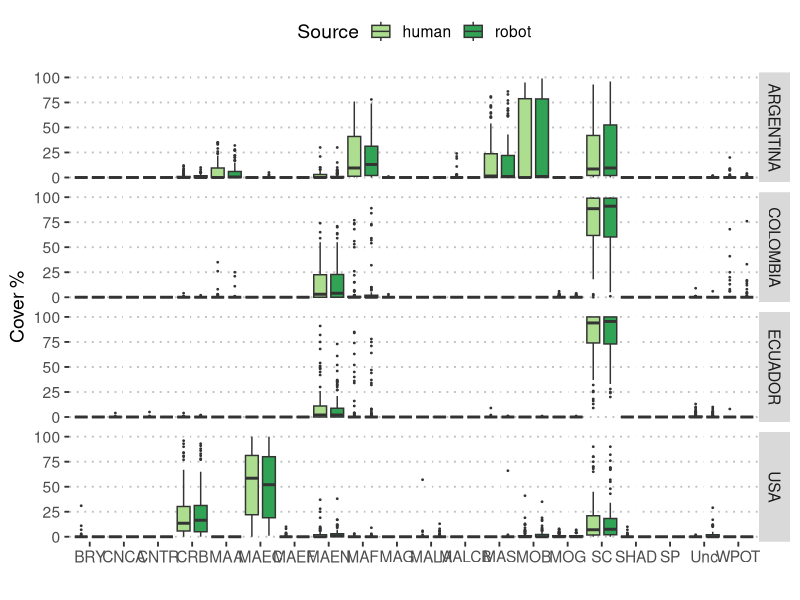
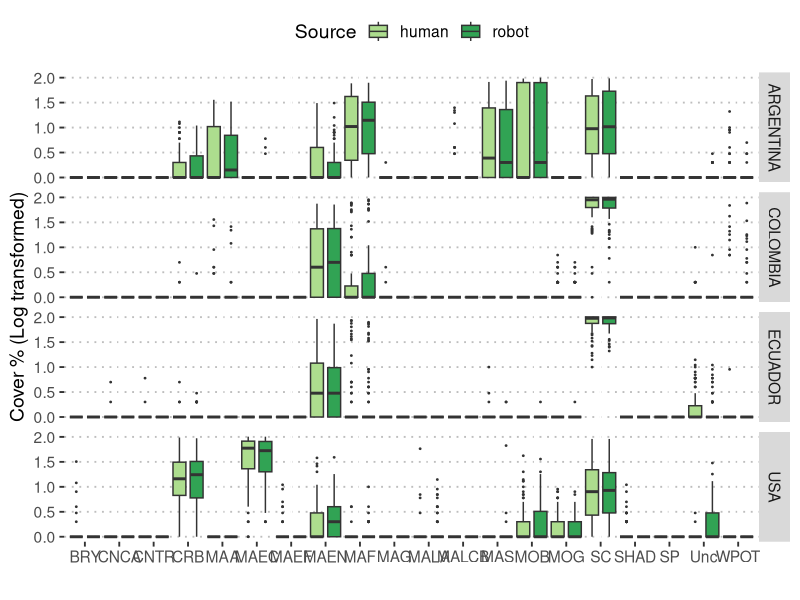
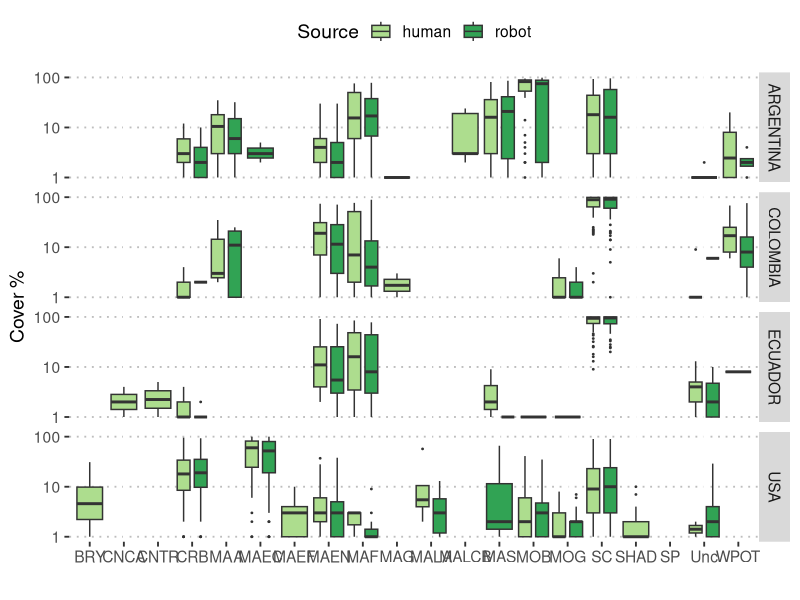
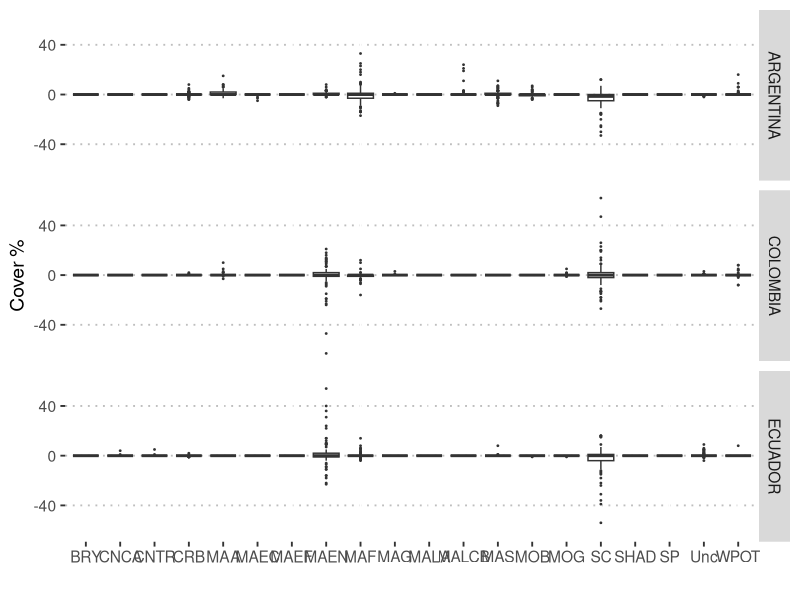
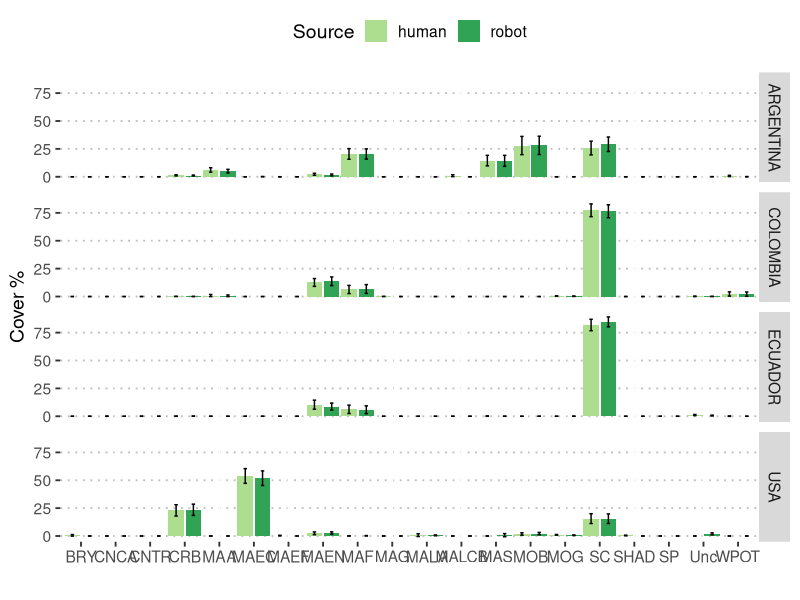
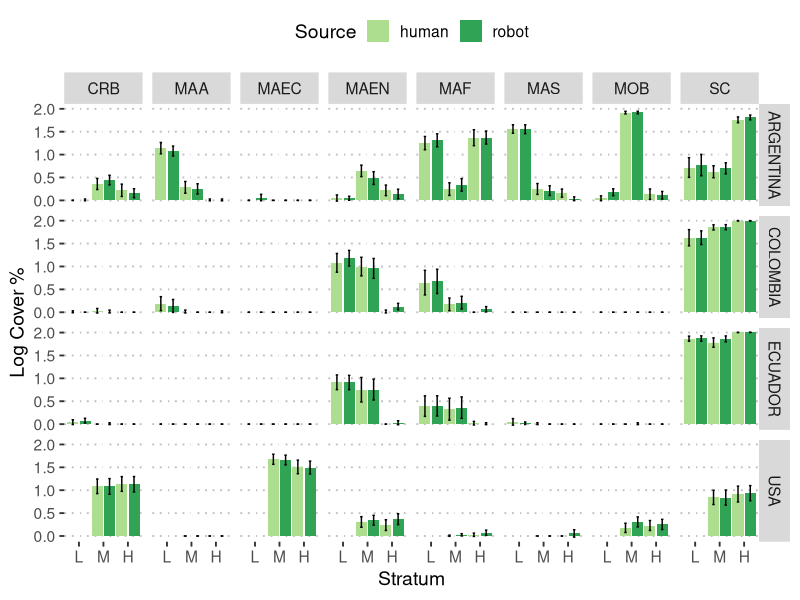
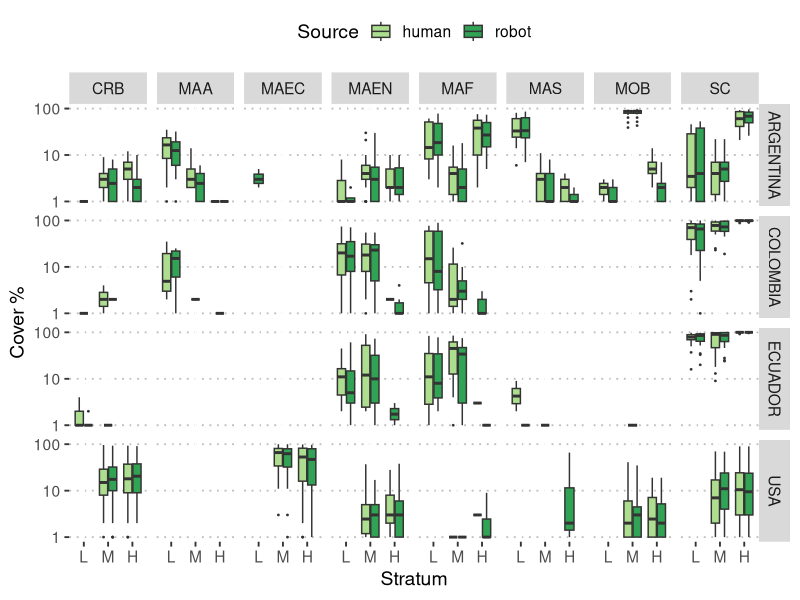

The R script that drew these images, in order: (Note: this script raises an error after producing the figures.)
## Make Figure 2

library(readr)
library(ggplot2)
library(ggpubr)
library(dplyr)


selectedLabels <- c("CRB", "MOB", "SC", "MAF", "MAEN", "MAA", "MAS", "MAEC")  
sourceColor <- c(visual="#f7fcb9", human="#addd8e", robot="#31a354")


###################
## Human vs Robot
##################
DF_HR <- read_csv("./DataClean/DF_HumanRobot.csv", col_types = cols())
DF_HR$strata <- factor(DF_HR$strata, levels = c("LT", "MT", "HT"))
DF_HR$source <- factor(DF_HR$source, levels = c("human", "visual", "robot"))
DF_HR$country <- factor(DF_HR$country, levels = c("AR", "CO", "EC", "US"), 
                        labels = c("ARGENTINA", "COLOMBIA", "ECUADOR", "USA"))

pp <- ggplot(DF_HR, aes(Label, Cover))
pp + geom_boxplot(position=position_dodge(1), aes(fill=source), outlier.size = 0.3) +
  labs(x="", y="Cover %") + 
  scale_colour_manual("Source", values = sourceColor, aesthetics = 'fill') + 
  facet_grid(country~.) + 
  theme_pubclean(base_size=14)


## if log transformed, you can see better the labels with low cover values
pp <- ggplot(DF_HR, aes(Label, log10(Cover+1)))
pp + geom_boxplot(position=position_dodge(1), aes(fill=source), outlier.size = 0.3) +
  labs(x="", y="Cover % (Log transformed)") + 
  scale_colour_manual("Source", values = sourceColor, aesthetics = 'fill') + 
  facet_grid(country~.) + 
  theme_pubclean(base_size=14)


## Idem but without transforming the variable but using log scale Y-axis
pp <- ggplot(DF_HR, aes(Label, Cover))
pp + geom_boxplot(position=position_dodge(1), aes(fill=source), outlier.size = 0.3) +
  labs(x="", y="Cover %") + 
  scale_y_log10()  +
  scale_colour_manual("Source", values = sourceColor, aesthetics = 'fill') + 
  facet_grid(country~.) + 
  theme_pubclean(base_size=14)


## Let's try plotting the DIFFERENCE, so we can see all the labels around zero
DF_HRdiff <- DF_HR %>% group_by(Name, country, site, strata, Label) %>% 
  summarise(CoverDiff = Cover[source=="human"] - Cover[source=="robot"])

pp <- ggplot(DF_HRdiff, aes(Label, CoverDiff))
pp + geom_boxplot(position=position_dodge(1),outlier.size = 0.3) +
  labs(x="", y="Cover %") + 
  #scale_colour_manual("Source", values = sourceColor, aesthetics = 'fill') + 
  facet_grid(country~.) + 
  theme_pubclean(base_size=14)


## Bar plot with confidence intervals
DF_HRmean <- DF_HR %>% group_by(country, Label, source) %>% 
  summarise(Cover.mean = mean(Cover, na.rm=T),
            Cover.sd = sd(Cover, na.rm=T),
            Cover.n = n(),
            Cover.CIlower = Cover.mean - 1.96*Cover.sd/sqrt(Cover.n), 
            Cover.CIupper = Cover.mean + 1.96*Cover.sd/sqrt(Cover.n))

pp <- ggplot(DF_HRmean, aes(Label, Cover.mean, fill=source))
pp + geom_bar(stat="identity", position=position_dodge(1), aes(fill=source)) +
  geom_errorbar(aes(ymin=Cover.CIlower, ymax=Cover.CIupper), width = 0.2, position=position_dodge(1)) + 
  labs(x="", y="Cover %") + 
  scale_colour_manual("Source", values = sourceColor, aesthetics = 'fill') + 
  facet_grid(country~.) + 
  theme_pubclean(base_size=14)



## THIS IS A REPLICA OF FIGURE 2
## Cover ~strata faceted by country and label. mean and sd calculated using log of Cover+1
DF_HRmean <- DF_HR %>% filter(Label %in% selectedLabels ) %>% 
  group_by(country, strata, Label, source) %>% 
  summarise(Cover.mean = mean(log10(Cover+1), na.rm=T),
            Cover.sd = sd(log10(Cover+1), na.rm=T),
            Cover.n = n(),
            Cover.CIlower = Cover.mean - 1.96*Cover.sd/sqrt(Cover.n), 
            Cover.CIupper = Cover.mean + 1.96*Cover.sd/sqrt(Cover.n))

pp <- ggplot(DF_HRmean, aes(strata, Cover.mean, fill=source))
pp + geom_bar(stat="identity", position=position_dodge(1), aes(fill=source)) +
  geom_errorbar(aes(ymin=Cover.CIlower, ymax=Cover.CIupper), width = 0.2, position=position_dodge(1)) + 
  labs(x="Stratum", y="Log Cover %") + 
  scale_x_discrete(breaks=c("HT", "MT", "LT"), labels=c("H", "M", "L")) + 
  scale_colour_manual("Source", values = sourceColor, aesthetics = 'fill') + 
  facet_grid(country~Label) + 
  theme_pubclean(base_size=14)



## THIS IS A REPLICA OF FIGURE 2, but with BOX PLOTS
## Cover ~strata faceted by country and label. mean and sd calculated using log of Cover+1
pp <- ggplot(DF_HR %>% filter(Label %in% selectedLabels), aes(strata, Cover, fill=source))
pp <- pp + geom_boxplot(position=position_dodge2(preserve = "single"), aes(fill=source), outlier.size = 0.3, notch = FALSE) +
  labs(x="Stratum", y="Cover %") + 
  scale_y_log10() + 
  scale_x_discrete(breaks=c("HT", "MT", "LT"), labels=c("H", "M", "L")) + 
  scale_colour_manual("Source", values = sourceColor, aesthetics = 'fill') + 
  facet_grid(country~Label) + 
  theme_pubclean(base_size=14)

pp

pp %>% ggexport(filename = "./Figures/Fig_2A_new.jpeg", width = 3000, height = 1615, res = 300, pointsize = 12)







###################
## Visual vs Robot
##################

DF_VR <- read_csv("./DataClean/DF_VisualRobot.csv", col_types = cols())
DF_VR$strata <- factor(DF_VR$strata, levels = c("LT", "MT", "HT"))
DF_VR$source <- factor(DF_VR$source, levels = c("human", "visual", "robot"))
DF_VR$country <- factor(DF_VR$country, levels = c("AR", "CO", "EC", "US"), 
                        labels = c("ARGENTINA", "COLOMBIA", "ECUADOR", "USA"))

## remove US from Visual
pp <- ggplot(DF_VR %>% filter(country != "US", Label %in% selectedLabels), aes(strata, Cover))
pp + geom_boxplot(position=position_dodge(1), aes(fill=source), outlier.size = 0.3) +
  labs(x="", y="Cover %") + 
  scale_y_log10() + 
  scale_colour_manual("Source", values = sourceColor, aesthetics = 'fill') + 
  facet_grid(country~Label) + 
  theme_pubclean(base_size=14)


## With Log transformation

pp <- ggplot(DF_VR %>% filter(country != "US"), aes(Label, log10(Cover+1)))
pp + geom_boxplot(position=position_dodge(1), aes(fill=source), outlier.size = 0.3) +
  labs(x="", y="Cover %") + 
  scale_colour_manual("Source", values = sourceColor, aesthetics = 'fill') + 
  facet_grid(country~.) + 
  theme_pubclean(base_size=14)

## Plot the DIFFERENCE
DF_VRdiff <- DF_VR %>% group_by(Name, country, site, strata, Label) %>% 
  summarise(CoverDiff = Cover[source=="visual"] - Cover[source=="robot"])

pp <- ggplot(DF_VRdiff, aes(Label, CoverDiff))
pp + geom_boxplot(position=position_dodge(1),outlier.size = 0.3) +
  labs(x="", y="Cover %") + 
  #scale_colour_manual("Source", values = sourceColor, aesthetics = 'fill') + 
  facet_grid(country~.) + 
  theme_pubclean(base_size=14)


## THIS IS A REPLICA OF FIGURE 2
## Cover ~strata faceted by country and label. mean and sd calculated using log of Cover+1
DF_VRmean <- DF_VR %>% filter(Label %in% selectedLabels , country !="US") %>% 
  group_by(country, strata, Label, source) %>% 
  summarise(Cover.mean = mean(log10(Cover+1), na.rm=T),
            Cover.sd = sd(log10(Cover+1), na.rm=T),
            Cover.n = n(),
            Cover.CIlower = Cover.mean - 1.96*Cover.sd/sqrt(Cover.n), 
            Cover.CIupper = Cover.mean + 1.96*Cover.sd/sqrt(Cover.n))

pp <- ggplot(DF_VRmean, aes(strata, Cover.mean, fill=source))
pp + geom_bar(stat="identity", position=position_dodge(1), aes(fill=source)) +
  geom_errorbar(aes(ymin=Cover.CIlower, ymax=Cover.CIupper), width = 0.2, position=position_dodge(1)) + 
  labs(x="Stratum", y="Log Cover %") + 
  scale_x_discrete(breaks=c("HT", "MT", "LT"), labels=c("H", "M", "L")) + 
  scale_colour_manual("Source", values = sourceColor, aesthetics = 'fill') + 
  facet_grid(country~Label) + 
  theme_pubclean(base_size=14)



## THIS IS A REPLICA OF FIGURE 2, but with BOX PLOTS
## Cover ~strata faceted by country and label. mean and sd calculated using log of Cover+1
pp <- ggplot(DF_VR %>% filter(Label %in% selectedLabels, country != "USA"), aes(strata, Cover, fill=source))
pp <- pp + geom_boxplot(position=position_dodge2(preserve="single"), aes(fill=source), outlier.size = 0.3, notch = FALSE, width=0.7) +
  labs(x="Stratum", y="Cover %") + 
  scale_y_log10() + 
  scale_x_discrete(breaks=c("HT", "MT", "LT"), labels=c("H", "M", "L")) + 
  scale_colour_manual("Source", values = sourceColor, aesthetics = 'fill') + 
  facet_grid(country~Label) + 
  theme_pubclean(base_size=14)
pp

pp %>% ggexport(filename = "./Figures/Fig_2B_new.jpeg", width = 3000, height = 1615, res = 300, pointsize = 12)
